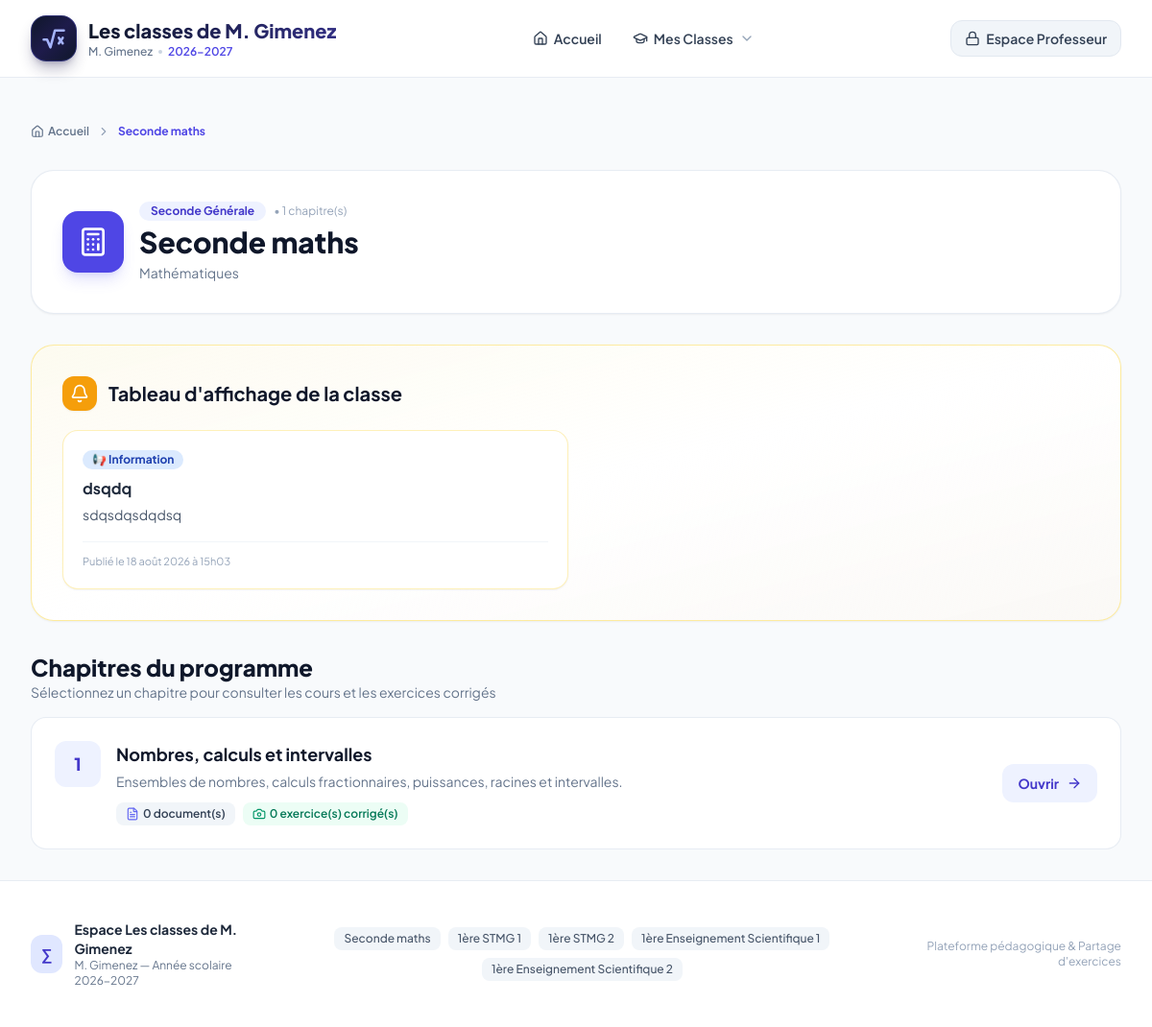
Screenshot of /classe/1 with the database file from the repository.
### tables this page shows
CREATE TABLE site_settings (
                key TEXT PRIMARY KEY,
                value TEXT NOT NULL
            );

CREATE TABLE classes (
                id INTEGER PRIMARY KEY AUTOINCREMENT,
                name TEXT NOT NULL,
                code TEXT UNIQUE NOT NULL,
                level TEXT NOT NULL,
                description TEXT,
                icon TEXT DEFAULT 'book-open',
                color TEXT DEFAULT 'indigo',
                display_order INTEGER DEFAULT 0,
                created_at TIMESTAMP DEFAULT CURRENT_TIMESTAMP
            );

CREATE TABLE announcements (
                id INTEGER PRIMARY KEY AUTOINCREMENT,
                class_id INTEGER,
                title TEXT NOT NULL,
                content TEXT NOT NULL,
                badge_type TEXT DEFAULT 'info',
                is_pinned INTEGER DEFAULT 0,
                created_at TIMESTAMP DEFAULT CURRENT_TIMESTAMP,
                updated_at TIMESTAMP DEFAULT CURRENT_TIMESTAMP,
                FOREIGN KEY (class_id) REFERENCES classes(id) ON DELETE CASCADE
            );

CREATE TABLE chapters (
                id INTEGER PRIMARY KEY AUTOINCREMENT,
                class_id INTEGER NOT NULL,
                chapter_number INTEGER NOT NULL,
                title TEXT NOT NULL,
                description TEXT,
                display_order INTEGER DEFAULT 0,
                is_visible INTEGER DEFAULT 1,
                created_at TIMESTAMP DEFAULT CURRENT_TIMESTAMP,
                FOREIGN KEY (class_id) REFERENCES classes(id) ON DELETE CASCADE
            );

### app.py (the view)
@app.route('/classe/<int:class_id>')
def class_view(class_id):
    cls = db.get_class_by_id(class_id)
    if not cls:
        flash('Classe introuvable.', 'danger')
        return redirect(url_for('index'))
    is_teacher = session.get('is_admin', False)
    announcements = db.get_class_announcements(class_id)
    chapters = db.get_class_chapters(class_id, teacher_mode=is_teacher)
    return render_template('class.html', current_class=cls, announcements=announcements, chapters=chapters)

### templates/class.html (shortened to what this page needs)
{% extends "base.html" %}
{% block content %}
<div class="space-y-8">
    <nav class="flex items-center space-x-2 text-xs font-semibold text-slate-500">
        <a href="{{ url_for('index') }}" class="hover:text-indigo-600 transition flex items-center gap-1">
            <i data-lucide="home" class="w-3.5 h-3.5"></i>
            <span>Accueil</span>
        </a>
        <i data-lucide="chevron-right" class="w-3.5 h-3.5 text-slate-400"></i>
        <span class="text-indigo-600 font-bold">{{ current_class.name }}</span>
    </nav>
    <div class="bg-white rounded-3xl p-6 sm:p-8 border border-slate-200/80 shadow-sm flex flex-col md:flex-row md:items-center justify-between gap-6">
        <div class="flex items-start sm:items-center space-x-4">
            <div class="w-14 h-14 sm:w-16 sm:h-16 rounded-2xl bg-indigo-600 text-white flex items-center justify-center flex-shrink-0 shadow-lg shadow-indigo-500/20">
                <i data-lucide="{{ current_class.icon or 'book-open' }}" class="w-8 h-8"></i>
            </div>
            <div>
                <div class="flex items-center gap-2 mb-1">
                    <span class="px-3 py-0.5 rounded-full text-xs font-bold bg-indigo-50 text-indigo-700">
                        {{ current_class.level }}
                    </span>
                    <span class="text-xs text-slate-400">• {{ chapters|length }} chapitre(s)</span>
                </div>
                <h1 class="text-2xl sm:text-3xl font-extrabold text-slate-900">{{ current_class.name }}</h1>
                <p class="text-sm text-slate-500 mt-1">{{ current_class.description }}</p>
            </div>
        </div>
    </div>
    {% if announcements %}
    <div class="bg-gradient-to-br from-amber-50/70 via-white to-orange-50/40 rounded-3xl p-6 sm:p-8 border border-amber-200/80 shadow-sm">
        <div class="flex items-center justify-between mb-5">
            <div class="flex items-center space-x-3">
                <div class="w-9 h-9 rounded-xl bg-amber-500 text-white flex items-center justify-center shadow-sm">
                    <i data-lucide="bell" class="w-5 h-5"></i>
                </div>
                <h2 class="text-lg sm:text-xl font-bold text-slate-900">Tableau d'affichage de la classe</h2>
            </div>
        </div>
        <div class="grid grid-cols-1 md:grid-cols-2 gap-4">
            {% for a in announcements %}
            <div class="bg-white p-5 rounded-2xl border border-amber-200/60 shadow-sm flex flex-col justify-between">
                <div>
                    <div class="flex items-center justify-between gap-2 mb-2">
                        <span class="inline-flex items-center px-2.5 py-0.5 rounded-full text-xs font-bold
                            {% if a.badge_type == 'honor' %}bg-amber-100 text-amber-800
                            {% elif a.badge_type == 'eval' %}bg-rose-100 text-rose-800
                            {% elif a.badge_type == 'devoir' %}bg-purple-100 text-purple-800
                            {% else %}bg-blue-100 text-blue-800{% endif %}">
                            {% if a.badge_type == 'honor' %}🏆 Félicitations / Meilleures notes
                            {% elif a.badge_type == 'eval' %}📝 Contrôle / Évaluation
                            {% elif a.badge_type == 'devoir' %}📌 Devoir à rendre
                            {% else %}📢 Information{% endif %}
                        </span>
                    </div>
                    <h3 class="text-base font-bold text-slate-800 mb-1">{{ a.title }}</h3>
                    <p class="text-sm text-slate-600 whitespace-pre-line leading-relaxed">{{ a.content }}</p>
                </div>
                <div class="mt-4 pt-3 border-t border-slate-100 text-[11px] text-slate-400 flex items-center justify-between">
                    <span>Publié le {{ a.created_at | datetime_fr }}</span>
                </div>
            </div>
            {% endfor %}
        </div>
    </div>
    {% endif %}
    <div class="space-y-4">
        <div class="flex items-center justify-between">
            <div>
                <h2 class="text-xl sm:text-2xl font-extrabold text-slate-900">Chapitres du programme</h2>
                <p class="text-xs sm:text-sm text-slate-500">Sélectionnez un chapitre pour consulter les cours et les exercices corrigés</p>
            </div>
        </div>
        {% if chapters %}
        <div class="grid grid-cols-1 gap-4">
            {% for ch in chapters %}
            <div class="group bg-white rounded-2xl p-5 sm:p-6 border border-slate-200/80 hover:border-indigo-400 hover:shadow-md transition duration-200 flex flex-col md:flex-row md:items-center justify-between gap-4">
                <div class="flex items-start space-x-4">
                    <div class="w-12 h-12 rounded-xl bg-indigo-50 text-indigo-700 flex items-center justify-center font-black text-lg flex-shrink-0 group-hover:bg-indigo-600 group-hover:text-white transition">
                        {{ ch.chapter_number }}
                    </div>
                    <div>
                        <div class="flex flex-wrap items-center gap-2 mb-1">
                            <h3 class="text-lg font-bold text-slate-900 group-hover:text-indigo-600 transition">
                                {{ ch.title }}
                            </h3>
                        </div>
                        <p class="text-sm text-slate-500 line-clamp-2 max-w-2xl">{{ ch.description or 'Consultez les cours, fiches et corrections.' }}</p>
                        <div class="flex flex-wrap items-center gap-2 mt-3">
                            <span class="inline-flex items-center space-x-1 px-2.5 py-1 rounded-lg text-xs font-semibold bg-slate-100 text-slate-700">
                                <i data-lucide="file-text" class="w-3.5 h-3.5 text-indigo-500"></i>
                                <span>{{ ch.resource_count }} document(s)</span>
                            </span>
                            <span class="inline-flex items-center space-x-1 px-2.5 py-1 rounded-lg text-xs font-semibold bg-emerald-50 text-emerald-700">
                                <i data-lucide="camera" class="w-3.5 h-3.5 text-emerald-600"></i>
                                <span>{{ ch.approved_exercises_count }} exercice(s) corrigé(s)</span>
                            </span>
                        </div>
                    </div>
                </div>
                <div class="flex items-center space-x-2 self-end md:self-center">
                    <a href="{{ url_for('chapter_view', chapter_id=ch.id) }}" class="inline-flex items-center space-x-2 bg-indigo-50 hover:bg-indigo-600 hover:text-white text-indigo-700 font-bold text-sm px-4 py-2.5 rounded-xl transition">
                        <span>Ouvrir</span>
                        <i data-lucide="arrow-right" class="w-4 h-4"></i>
                    </a>
                </div>
            </div>
            {% endfor %}
        </div>
        {% endif %}
    </div>
</div>
{% endblock %}

### templates/base.html (shortened to what this page needs)
<!DOCTYPE html>
<html lang="fr" class="h-full bg-slate-50">
<head>
    <script src="https://cdn.tailwindcss.com"></script>
    <link rel="stylesheet" href="{{ url_for('static', filename='css/custom.css') }}">
</head>
<body class="flex flex-col min-h-full font-['Plus_Jakarta_Sans',sans-serif] text-slate-800 antialiased selection:bg-indigo-500 selection:text-white">
    <header class="bg-white border-b border-slate-200/80 sticky {% if is_admin %}top-[41px]{% else %}top-0{% endif %} z-40 backdrop-blur-md bg-white/95">
        <div class="max-w-7xl mx-auto px-4 sm:px-6 lg:px-8">
            <div class="flex justify-between h-16 sm:h-20 items-center">
                <div class="flex items-center space-x-3">
                    <a href="{{ url_for('index') }}" class="flex items-center space-x-3 group">
                        <div class="w-10 h-10 sm:w-12 sm:h-12 rounded-2xl bg-gradient-to-br from-slate-900 via-indigo-950 to-slate-900 border border-indigo-500/30 flex items-center justify-center text-indigo-300 shadow-lg shadow-indigo-950/30 group-hover:scale-105 group-hover:border-indigo-400/50 transition duration-200">
                            <svg class="w-6 h-6 sm:w-7 sm:h-7 text-indigo-300 group-hover:text-white transition" viewBox="0 0 24 24" fill="none" stroke="currentColor" stroke-width="2.2" stroke-linecap="round" stroke-linejoin="round">
                                <path d="M3 13h3l3 7 4-15h8" />
                                <path d="M16.5 11.5l3.5 5" />
                                <path d="M20 11.5l-3.5 5" />
                            </svg>
                        </div>
                        <div>
                            <div class="text-base sm:text-xl font-extrabold bg-gradient-to-r from-slate-900 to-indigo-900 bg-clip-text text-transparent leading-tight">
                            </div>
                            <div class="text-xs font-medium text-slate-500 flex items-center gap-1.5">
                                <span>{{ teacher_name }}</span>
                                <span class="inline-block w-1 h-1 rounded-full bg-slate-300"></span>
                                <span class="text-indigo-600 font-semibold">{{ school_year }}</span>
                            </div>
                        </div>
                    </a>
                </div>
                <nav class="hidden md:flex items-center space-x-1">
                    <a href="{{ url_for('index') }}" class="px-3.5 py-2 rounded-xl text-sm font-semibold text-slate-700 hover:text-indigo-600 hover:bg-indigo-50/70 transition flex items-center space-x-1.5">
                        <i data-lucide="home" class="w-4 h-4"></i>
                        <span>Accueil</span>
                    </a>
                    <div class="relative group">
                        <button class="px-3.5 py-2 rounded-xl text-sm font-semibold text-slate-700 hover:text-indigo-600 hover:bg-indigo-50/70 transition flex items-center space-x-1.5 focus:outline-none">
                            <i data-lucide="graduation-cap" class="w-4 h-4"></i>
                            <span>Mes Classes</span>
                            <i data-lucide="chevron-down" class="w-4 h-4 text-slate-400 group-hover:text-indigo-600 transition-transform group-hover:rotate-180"></i>
                        </button>
                    </div>
                </nav>
                <div class="flex items-center space-x-3">
                    {% if is_admin %}
                    <a href="{{ url_for('admin_moderation') }}" class="relative inline-flex items-center space-x-2 bg-indigo-50 border border-indigo-200 text-indigo-700 hover:bg-indigo-100 px-3.5 py-2 rounded-xl text-xs sm:text-sm font-semibold transition">
                        <i data-lucide="shield-check" class="w-4 h-4 text-indigo-600"></i>
                        <span class="hidden sm:inline">Modération</span>
                        {% if pending_submissions_count > 0 %}
                        <span class="bg-red-500 text-white text-[11px] font-extrabold px-2 py-0.5 rounded-full shadow-sm">
                            {{ pending_submissions_count }}
                        </span>
                        {% endif %}
                    </a>
                    {% else %}
                    <button onclick="openLoginModal()" class="inline-flex items-center space-x-1.5 bg-slate-100 hover:bg-indigo-50 hover:text-indigo-700 text-slate-700 border border-slate-200 hover:border-indigo-200 px-3.5 py-2 rounded-xl text-xs sm:text-sm font-semibold transition">
                        <i data-lucide="lock" class="w-4 h-4"></i>
                        <span>Espace Professeur</span>
                    </button>
                    {% endif %}
                </div>
            </div>
        </div>
    </header>
    <main class="flex-1 max-w-7xl w-full mx-auto px-4 sm:px-6 lg:px-8 py-6 sm:py-8">
        {% block content %}{% endblock %}
    </main>
    <footer class="bg-white border-t border-slate-200/80 mt-auto">
        <div class="max-w-7xl mx-auto px-4 sm:px-6 lg:px-8 py-8 sm:py-10">
            <div class="flex flex-col md:flex-row items-center justify-between gap-6">
                <div class="flex items-center space-x-3 text-center md:text-left">
                    <div class="w-10 h-10 rounded-xl bg-indigo-100 text-indigo-700 flex items-center justify-center font-black">
                        ∑
                    </div>
                    <div>
                        <p class="text-sm font-bold text-slate-800">Espace {{ site_title }}</p>
                        <p class="text-xs text-slate-500">{{ teacher_name }} — Année scolaire {{ school_year }}</p>
                    </div>
                </div>
                <div class="flex flex-wrap justify-center gap-2">
                    {% for c in global_classes %}
                    <a href="{{ url_for('class_view', class_id=c.id) }}" class="text-xs px-2.5 py-1 bg-slate-100 hover:bg-indigo-50 hover:text-indigo-600 text-slate-600 rounded-lg font-medium transition">
                        {{ c.name }}
                    </a>
                    {% endfor %}
                </div>
                <div class="text-xs text-slate-400 text-center md:text-right">
                    <span>Plateforme pédagogique & Partage d'exercices</span>
                </div>
            </div>
        </div>
    </footer>
</body>
</html>

### rows the page displays
site_settings: value "M. Gimenez"
site_settings: value "2026-2027"
classes: name "Seconde maths", level "Seconde Générale", description "Mathématiques"
announcements: badge_type "📢 Information", title "dsqdq", content "sdqsdqsdqdsq", created_at "18 août 2026 à 15h03"
chapters: chapter_number "1", title "Nombres, calculs et intervalles", description "Ensembles de nombres, calculs fractionnaires, puissances, racines et intervalles.", resource_count "0", approved_exercises_count "0"
site_settings: value "Les classes de M. Gimenez"
classes: name "1ère STMG 1"
classes: name "1ère STMG 2"
classes: name "1ère Enseignement Scientifique 1"
classes: name "1ère Enseignement Scientifique 2"

### other values shown
{{ chapters|length }} "1"
